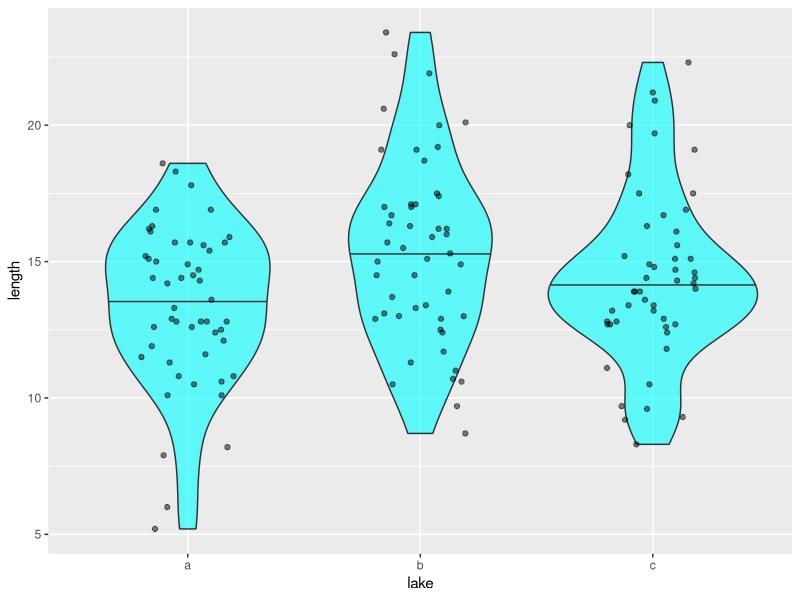
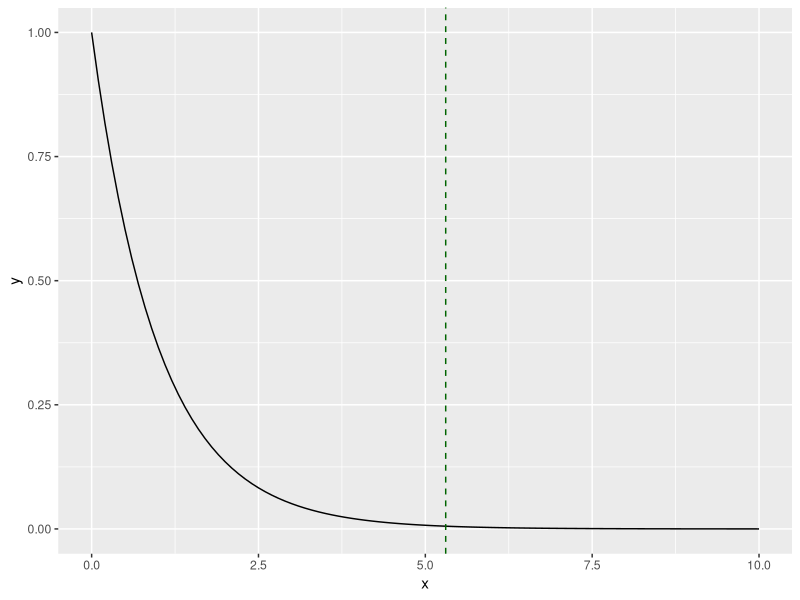

Write R code to recreate these figures, in order.
#' ---
#' title: "Set 8"
#' output: html_document
#' date: 2023-10-3
#' author: Jenna Jordan
#' ---

#+ message = FALSE, warning = FALSE
library(tidyverse)
df_anova <- read_csv(here::here("data_raw/data_fish_length_anova.csv"))

distinct(df_anova, lake)

df_anova %>%
  distinct(lake)

unique(df_anova$lake)

df_anova %>%
  ggplot(aes(x = lake,
             y = length)) +
  geom_violin(draw_quantiles = 0.5,
              fill = "cyan",
              alpha = 0.6) +
  geom_jitter(width = 0.2, 
              height = 0, 
              alpha = 0.5)

#anova in R

fit <- aov(formula = length ~ lake, 
    data = df_anova)
fit
summary(fit)

#whole mean

mu <- mean(df_anova$length)

#behind anova

x_a <- df_anova %>%
  filter (lake == "a") %>%
  pull(length)

x_b <- df_anova %>%
  filter (lake == "b") %>%
  pull(length)

x_c <- df_anova %>%
  filter (lake == "c") %>%
  pull(length)

mu_a <- mean(x_a)
mu_b <- mean(x_b)
mu_c <- mean(x_c)

mu_a; mu_b; mu_c

## between-group variability
#calculate sum squared

ss_ga <- (mu_a - mu)^2 * length(x_a)
ss_gb <- (mu_b - mu)^2 * length(x_b)
ss_gc <- (mu_c - mu)^2 * length(x_c)

ss_ga; ss_gb; ss_gc

ss_g <- ss_ga + ss_gb + ss_gc
ss_g

#tidyverse language
# estimate overall mean
mu <- mean(df_anova$length)

# estimate group means and sample size each
df_g <- df_anova %>% 
  group_by(lake) %>% 
  summarize(mu_g = mean(length), # mean for each group
            dev_g = (mu_g - mu)^2, # squared deviation for each group
            n = n()) # sample size for each group

print(df_g)

ss_g <- df_g %>% 
  mutate(ss = dev_g * n) %>%
  pull(ss) %>%
  sum()

print(df_g)

## within-group variability

dev_ia <- (x_a - mu_a)^2

dev_ib <- (x_b - mu_b)^2

dev_ic <- (x_c - mu_c)^2

#sum i

sum(dev_ia)
sum(dev_ib)
sum(dev_ic)

#summation across groups

ss_w <- sum(dev_ia) + sum(dev_ib) + sum(dev_ic)

#tidyverse version of within-group
df_i <- df_anova %>% 
  group_by(lake) %>% 
  mutate(mu_g = mean(length)) %>% # use mutate() to retain individual rows
  ungroup() %>% 
  mutate(dev_i = (length - mu_g)^2) # deviation from group mean for each fish
df_i

#convert variability to SD
var_g <- ss_g / (3-1) #3 lakes minus 1
nrow(df_anova) #number of total individuals - number of groups
var_w <- ss_w / (150 - 3)

f_value <- var_g / var_w #calculation for f value

ss_g; ss_w
var_g; var_w
f_value
summary(fit)

# f distribution

x <- seq(0, 10, by = 0.1)
y <- df(x, df1 = 3-1, df2 = 150 -3) #df1 = df of groups, #df2 = df of individuals

tibble(x = x, y = y) %>% 
  ggplot(aes(x = x,
             y = y)) + 
  geom_line() + # F distribution
  geom_vline(xintercept = f_value, # observed F-statistic
             color = "darkgreen",
             linetype = "dashed") 
